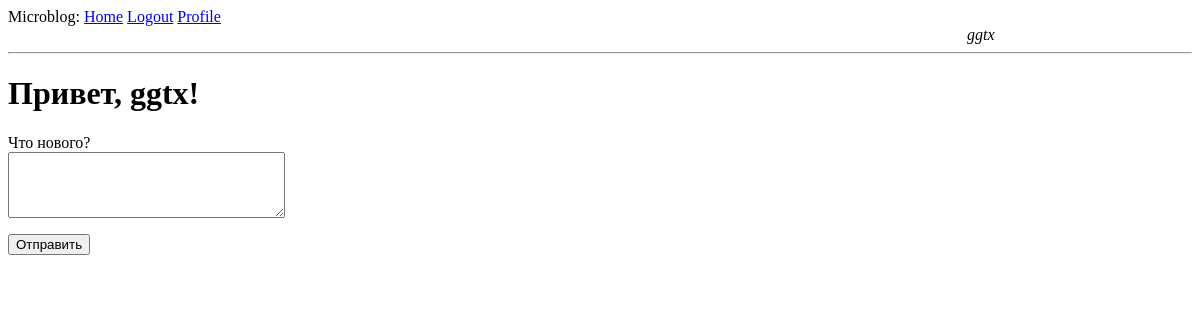
Page /index (signed in) on the earlier database version.
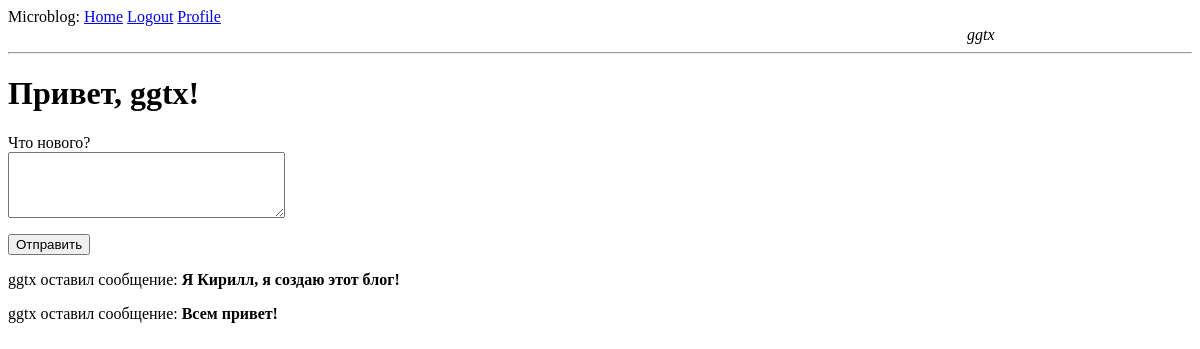
Same page on the later database version.
### app/models.py (models this page shows, shortened)
class Post(db.Model):
    id = db.Column(db.Integer, primary_key=True)
    body = db.Column(db.String(140))
    timestamp = db.Column(db.DateTime, index=True, default=datetime.utcnow)
    user_id = db.Column(db.Integer, db.ForeignKey('user.id'))

class User(UserMixin, db.Model):
    id = db.Column(db.Integer, primary_key=True)
    username = db.Column(db.String(64), index=True, unique=True)
    email = db.Column(db.String(120), index=True, unique=True)
    password_hash = db.Column(db.String(128))
    posts = db.relationship('Post', backref='author', lazy='dynamic')
    about_me = db.Column(db.String(140))
    last_seen = db.Column(db.DateTime, default=datetime.utcnow)
    followed = db.relationship(
        'User', secondary=followers,
        primaryjoin=(followers.c.follower_id == id),
        secondaryjoin=(followers.c.followed_id == id),
        backref=db.backref('followers', lazy='dynamic'), lazy='dynamic')
    def followed_posts(self):
        followed = Post.query.join(
            followers, (followers.c.followed_id == Post.user_id)).filter(
                followers.c.follower_id == self.id)
        """Получаем свои собственные сообщения."""
        own = Post.query.filter_by(user_id=self.id)
        """Объединяем два списка и отсортировываем результаты в порядке убывания. При таком условии первым результатом будет самый последний пост в блоге."""
        return followed.union(own).order_by(Post.timestamp.desc())

### app/routes.py (the view, shortened to what this page needs)
@app.route('/', methods=['GET', 'POST'])
@app.route('/index', methods=['GET', 'POST'])
@login_required
def index():
    form = PostForm()
    posts = current_user.followed_posts().all()
    return render_template('index.html', title='Home', form=form, posts=posts)

### app/forms.py
class PostForm(FlaskForm):
    post = TextAreaField('Что нового?', validators=[
                         DataRequired(), Length(min=1, max=140)])
    submit = SubmitField('Отправить')

### app/models.py (called while the page is built)
@login.user_loader
def load_user(id):
    return User.query.get(int(id))

### app/routes.py (called while the page is built)
@app.before_request
def before_request():
    if current_user.is_authenticated:
        current_user.last_seen = datetime.utcnow()
        db.session.commit()

### app/templates/index.html (shortened to what this page needs)
{% extends 'base.html' %}
    {% block content %}
        <h1>Привет, {{ current_user.username }}!</h1>
        <form action="" method="post">
            <p>
                {{ form.post.label }}<br>
                {{ form.post(cols=32, rows=4) }}<br>
            </p>
            <p>
                {{ form.submit() }}
            </p>
        </form>
        {% for post in posts %}
            <div><p>{{ post.author.username }} оставил сообщение: <b>{{post.body}}</b></p></div>
        {% endfor %}
    {% endblock %}

Differences in the rows shown:
added Post: author.username "ggtx", body "Я Кирилл, я создаю этот блог!"
added Post: author.username "ggtx", body "Всем привет!"
